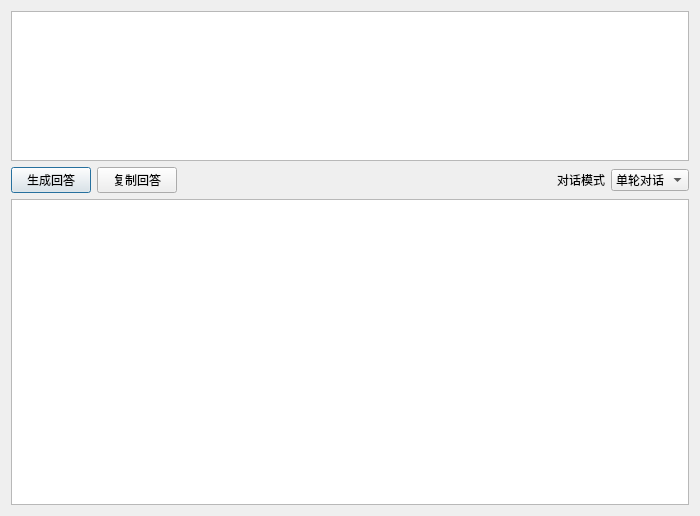
<?xml version="1.0" encoding="UTF-8"?>
<ui version="4.0">
 <class>Dialog</class>
 <widget class="QDialog" name="Dialog">
  <property name="geometry">
   <rect>
    <x>0</x>
    <y>0</y>
    <width>700</width>
    <height>516</height>
   </rect>
  </property>
  <property name="windowTitle">
   <string>与AI交流</string>
  </property>
  <layout class="QVBoxLayout" name="verticalLayout">
   <item>
    <widget class="QPlainTextEdit" name="plainTextEdit">
     <property name="maximumSize">
      <size>
       <width>16777215</width>
       <height>150</height>
      </size>
     </property>
    </widget>
   </item>
   <item>
    <layout class="QHBoxLayout" name="horizontalLayout">
     <item>
      <widget class="QPushButton" name="pushButton">
       <property name="text">
        <string>生成回答</string>
       </property>
      </widget>
     </item>
     <item>
      <widget class="QPushButton" name="pushButton_2">
       <property name="text">
        <string>复制回答</string>
       </property>
      </widget>
     </item>
     <item>
      <spacer name="horizontalSpacer">
       <property name="orientation">
        <enum>Qt::Horizontal</enum>
       </property>
       <property name="sizeHint" stdset="0">
        <size>
         <width>40</width>
         <height>20</height>
        </size>
       </property>
      </spacer>
     </item>
     <item>
      <widget class="QLabel" name="label">
       <property name="text">
        <string>对话模式</string>
       </property>
      </widget>
     </item>
     <item>
      <widget class="QComboBox" name="comboBox">
       <item>
        <property name="text">
         <string>单轮对话</string>
        </property>
       </item>
       <item>
        <property name="text">
         <string>多轮对话</string>
        </property>
       </item>
      </widget>
     </item>
    </layout>
   </item>
   <item>
    <widget class="QTextEdit" name="textEdit">
     <property name="readOnly">
      <bool>true</bool>
     </property>
    </widget>
   </item>
  </layout>
 </widget>
 <resources/>
 <connections/>
</ui>
